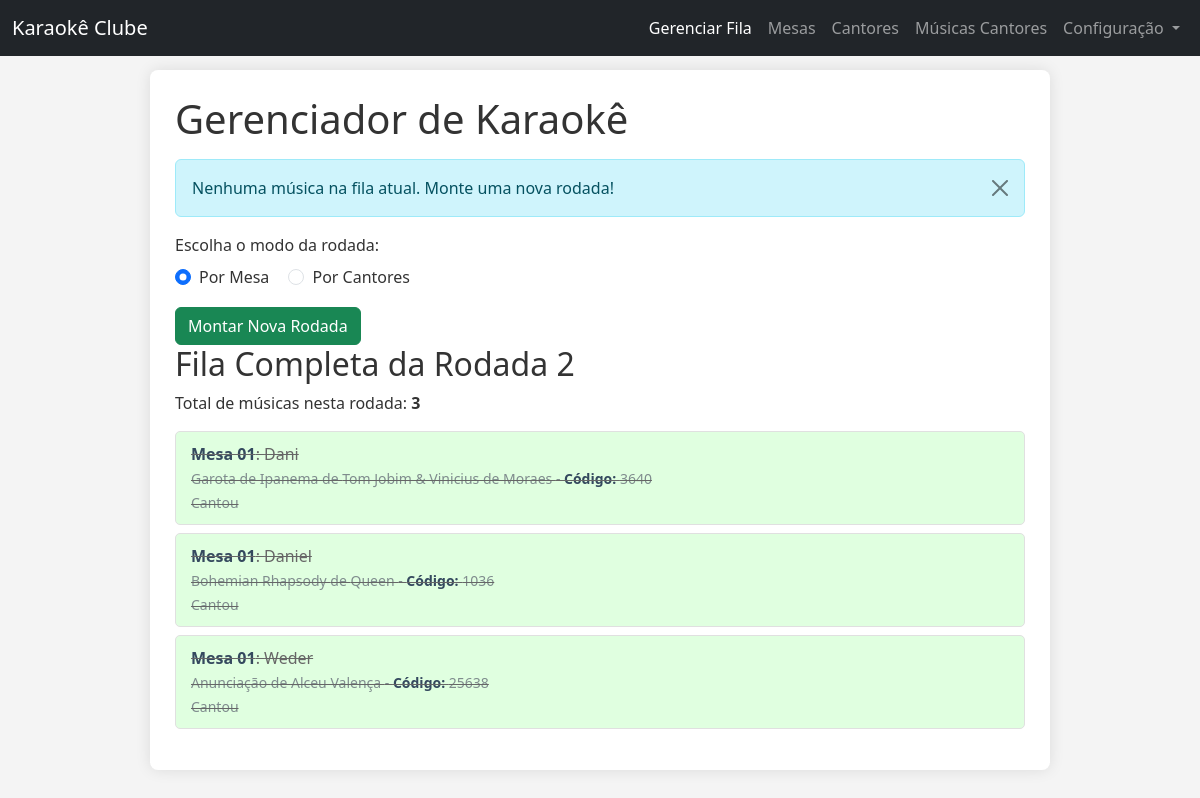
Before: /rodadas.php with the older database file.
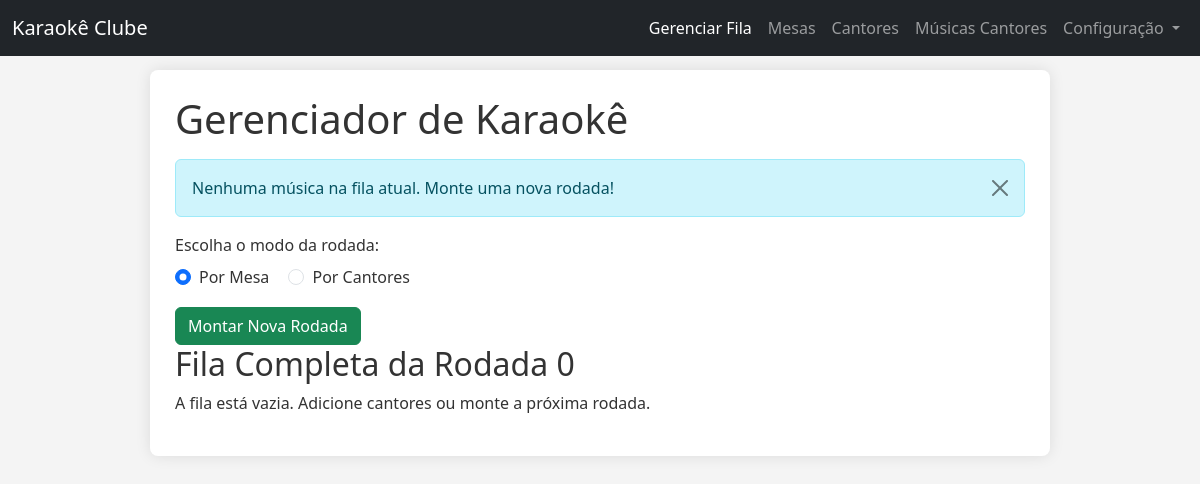
After: the same page with the newer database file.
### tables this page shows
CREATE TABLE `fila_rodadas` (
  `id` int(11) NOT NULL,
  `id_cantor` int(11) NOT NULL,
  `id_musica` int(11) NOT NULL,
  `ordem_na_rodada` int(11) NOT NULL,
  `rodada` int(11) NOT NULL,
  `status` enum('aguardando','em_execucao','cantou','pulou','selecionada_para_rodada') DEFAULT 'aguardando',
  `timestamp_adicao` datetime DEFAULT current_timestamp(),
  `timestamp_inicio_canto` datetime DEFAULT NULL,
  `timestamp_fim_canto` datetime DEFAULT NULL,
  `musica_cantor_id` int(11) DEFAULT NULL,
  `id_mesa` int(11) DEFAULT NULL
);

CREATE TABLE `mesas` (
  `id` int(11) NOT NULL,
  `nome_mesa` varchar(255) NOT NULL,
  `tamanho_mesa` int(11) NOT NULL DEFAULT 0
);

CREATE TABLE `cantores` (
  `id` int(11) NOT NULL,
  `nome_cantor` varchar(255) NOT NULL,
  `id_mesa` int(11) DEFAULT NULL,
  `proximo_ordem_musica` int(11) NOT NULL DEFAULT 1
);

CREATE TABLE `musicas` (
  `id` int(11) NOT NULL,
  `codigo` int(5) NOT NULL,
  `titulo` varchar(255) NOT NULL,
  `artista` varchar(255) DEFAULT NULL,
  `trecho` text NOT NULL,
  `duracao_segundos` int(11) DEFAULT NULL
);

### funcoes_fila.php (called while the page is built, shortened)
<?php
function getRodadaAtual(PDO $pdo) {
    try {
        $stmt = $pdo->query("SELECT rodada_atual FROM controle_rodada WHERE id = 1");
        $rodadaAtualFromDB = $stmt->fetchColumn();
        $stmtCheckAnyActiveFila = $pdo->query("SELECT rodada FROM fila_rodadas WHERE status = 'aguardando' OR status = 'em_execucao' ORDER BY rodada DESC LIMIT 1");
        $rodadaComMusicasAguardando = $stmtCheckAnyActiveFila->fetchColumn();
        $stmtMaxRodadaFinalizada = $pdo->query("SELECT MAX(rodada) FROM fila_rodadas WHERE status IN ('cantou', 'pulou')");
        $maxRodadaFinalizada = $stmtMaxRodadaFinalizada->fetchColumn();
        if ($maxRodadaFinalizada !== false && $maxRodadaFinalizada !== null) {
            return (int)$maxRodadaFinalizada;
        }
        return 0;
    } catch (\PDOException $e) {
        error_log("Erro ao obter rodada atual: " . $e->getMessage());
        return 0;
    }
}
function getMusicaEmExecucao(PDO $pdo) {
    $rodadaAtual = getRodadaAtual($pdo);
    try {
        $sql = "
            SELECT
                fr.id AS fila_id,
                fr.id_cantor,         -- Adicionar para consistência
                fr.id_musica,         -- Adicionar para consistência
                fr.musica_cantor_id,  -- <<< ADICIONAR ESTA LINHA AQUI
                c.nome_cantor,
                m.titulo AS titulo_musica,
                m.artista AS artista_musica,
                m.codigo AS codigo_musica, -- Adicionar código da música se precisar
                me.nome_mesa,
                me.tamanho_mesa,
                fr.status,
                fr.ordem_na_rodada
            FROM fila_rodadas fr
            JOIN cantores c ON fr.id_cantor = c.id
            JOIN musicas m ON fr.id_musica = m.id
            JOIN mesas me ON c.id_mesa = me.id
            WHERE fr.rodada = ? AND fr.status = 'em_execucao'
            LIMIT 1";
        $stmt = $pdo->prepare($sql);
        $stmt->execute([$rodadaAtual]);
        return $stmt->fetch(PDO::FETCH_ASSOC);
    } catch (\PDOException $e) {
        error_log("Erro ao obter música em execução: " . $e->getMessage());
        return null;
    }
}
function getFilaCompleta(PDO $pdo) {
    $rodadaAtual = getRodadaAtual($pdo);
    try {
        $sql = "SELECT
                    fr.id AS fila_id,
                    c.nome_cantor,
                    m.titulo AS titulo_musica,
                    m.artista AS artista_musica,
                    m.codigo as codigo_musica,
                    me.nome_mesa,
                    me.tamanho_mesa,
                    fr.status,
                    fr.ordem_na_rodada
                FROM fila_rodadas fr
                JOIN cantores c ON fr.id_cantor = c.id
                JOIN musicas m ON fr.id_musica = m.id
                JOIN mesas me ON c.id_mesa = me.id
                WHERE fr.rodada = ?
                ORDER BY
                    CASE
                        WHEN fr.status = 'em_execucao' THEN 0 -- A música em execução deve vir primeiro
                        WHEN fr.status = 'aguardando' THEN 1
                        WHEN fr.status = 'selecionada_para_rodada' THEN 2
                        WHEN fr.status = 'pulou' THEN 3
                        WHEN fr.status = 'cantou' THEN 4
                        ELSE 5 -- Para qualquer outro status futuro
                    END,
                    fr.ordem_na_rodada ASC";
        $stmt = $pdo->prepare($sql);
        $stmt->execute([$rodadaAtual]);
        return $stmt->fetchAll();
    } catch (\PDOException $e) {
        error_log("Erro ao obter fila completa: " . $e->getMessage());
        return [];
    }
}

### rodadas.php (the view, shortened to what the changed rows need)
<?php
require_once 'funcoes_fila.php';
if (!empty($pdo)) {
    $rodada_atual = getRodadaAtual($pdo);
}
$musica_em_execucao = getMusicaEmExecucao($pdo);
$fila_completa = getFilaCompleta($pdo);
?>
<!DOCTYPE html>
<html lang="pt-BR">
<head>
    <link href="https://cdn.jsdelivr.net/npm/bootstrap@5.3.3/dist/css/bootstrap.min.css" rel="stylesheet">
    <link rel="stylesheet" href="https://code.jquery.com/ui/1.12.1/themes/base/jquery-ui.css">
    <link rel="stylesheet" href="css/style_index.css">
</head>
<body>
<div class="container">
    <h1>Gerenciador de Karaokê</h1>
    <?php if ($musica_em_execucao): ?>
        <div class="current-song">
            <h3>CANTANDO AGORA</h3>
            <p><strong><?php echo htmlspecialchars($musica_em_execucao['titulo_musica']); ?></strong> de <?php echo htmlspecialchars($musica_em_execucao['artista_musica']); ?></p>
            <p><strong>Código: <?php echo htmlspecialchars($musica_em_execucao['codigo_musica']); ?></strong> - Mesa <?php echo htmlspecialchars($musica_em_execucao['nome_mesa']); ?> - <?php echo htmlspecialchars($musica_em_execucao['nome_cantor']); ?></p>
            <div class="actions">
                <button type="button" class="btn btn-success" onclick="finalizarMusica(<?php echo $musica_em_execucao['fila_id']; ?>)">Próxima</button>
                <button type="button" class="btn btn-danger" onclick="pularMusica(<?php echo $musica_em_execucao['fila_id']; ?>)">Pular Música</button>
                <button type="button" class="btn btn-info" data-bs-toggle="modal" data-bs-target="#trocarMusicaModal" data-fila-id="<?php echo $musica_em_execucao['fila_id']; ?>" data-current-music-title="<?php echo htmlspecialchars($musica_em_execucao['titulo_musica'] . ' (' . $musica_em_execucao['artista_musica'] . ')'); ?>">Trocar Música</button>
            </div>
        </div>
    <?php else: ?>
        <div class="alert alert-info alert-dismissible fade show" role="alert">
            <span>Nenhuma música na fila atual. Monte uma nova rodada!</span>
            <button type="button" class="btn-close" data-bs-dismiss="alert" aria-label="Close"></button>
        </div>
        <div class="form-section">
            <form id="formMontarRodada">
            </form>
        </div>
    <?php endif; ?>
    <h2>Fila Completa da Rodada <?php echo $rodada_atual; ?></h2>
    <?php if (empty($fila_completa)): ?>
        <p>A fila está vazia. Adicione cantores ou monte a próxima rodada.</p>
    <?php else: ?>
        <p>Total de músicas nesta rodada: <strong><?php echo count($fila_completa); ?></strong></p>
        <ul class="queue-list" id="sortable-queue">
            <?php foreach ($fila_completa as $item): ?>
                <?php
                $item_class = 'queue-item';
                if ($item['status'] == 'cantou') {
                    $item_class .= ' completed';
                } elseif ($item['status'] == 'pulou') {
                    $item_class .= ' skipped';
                }
                ?>
                <li class="<?php echo trim($item_class); ?>" data-id="<?php echo htmlspecialchars($item['fila_id']); ?>">
                    <div class="queue-info">
                        <strong><?php echo htmlspecialchars($item['nome_mesa']); ?></strong>: <?php echo htmlspecialchars($item['nome_cantor']); ?>
                        <br>
                        <small><?php echo htmlspecialchars($item['titulo_musica']); ?> de <?php echo htmlspecialchars($item['artista_musica']); ?> - <strong>Código: </strong><?php echo htmlspecialchars($item['codigo_musica'] ?? 'N/A'); ?></small>
                        <br>
                        <small><?php echo htmlspecialchars(ucfirst($item['status'])); ?></small>
                    </div>
                </li>
            <?php endforeach; ?>
        </ul>
    <?php endif; ?>
</div>
</body>
</html>

Changed rows visible on the page:
removed fila_rodadas: id_mesa.nome_mesa "Mesa 01", id_cantor.nome_cantor "Dani", id_musica.titulo "Garota de Ipanema", id_musica.artista "Tom Jobim & Vinicius de Moraes", id_musica.codigo "3640", status "Cantou"
removed fila_rodadas: id_mesa.nome_mesa "Mesa 01", id_cantor.nome_cantor "Daniel", id_musica.titulo "Bohemian Rhapsody", id_musica.artista "Queen", id_musica.codigo "1036", status "Cantou"
removed fila_rodadas: id_mesa.nome_mesa "Mesa 01", id_cantor.nome_cantor "Weder", id_musica.titulo "Anunciação", id_musica.artista "Alceu Valença", id_musica.codigo "25638", status "Cantou"
Other visible differences:
$rodada_atual: "2" → "0"
count($fila_completa): "3" → (not shown)
text no longer shown: "Total de músicas nesta rodada:"
text now shown: "A fila está vazia. Adicione cantores ou monte a próxima rodada."
